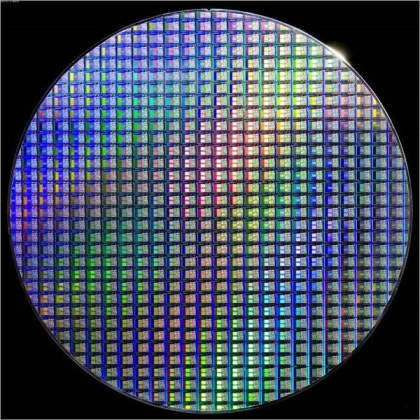
#> input picture 강의_7기_AI응용_2차시_opencv_기하학적 변환/wafer.jpg, 420 x 420 px, found by its file name
$ jupyter execute '강의_7기_AI응용_1차시.ipynb'
#> lines starting #> are read from the running program, lines starting #| are printed output that depends on the picture; after the words box and inside, x2 and y2 are one past the last pixel; in counts of white or black regions, pixels touching at a corner belong together
1. 색상에 대해서 히스토그램 그리기
2. 색상에 대한 마스크 적용하기

[cell 1]
import os
import numpy as np
import cv2

import matplotlib.pyplot as plt

[cell 2]
path = '/home/kim/Desktop/AI_cours/data/wafer.jpg'

[cell 3]
src = cv2.imread(path)
#> src is the input picture: shape (420, 420, 3); mean B, G, R 94.1, 76.8, 68.7

[cell 4]
src_rgb = cv2.cvtColor(src, cv2.COLOR_BGR2RGB)

[cell 5]
src_gray = cv2.cvtColor(src, cv2.COLOR_BGR2GRAY)
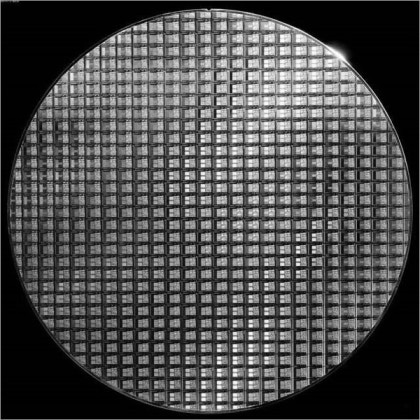
#> src_gray: shape (420, 420); min 0, max 255, mean 76.3

[cell 6]
src = src_gray

[cell 7]
# cv2.calcHist(이미지리스트, 채널번호리스트, 마스크, 히스토그램크기리스트, 픽셀값범위리스트)
hist = cv2.calcHist([src], [0], None, [256], [0,256])
#> hist = 256 values, max 27511 at index 1, min 1 at index 255, mean 689.1
# 0번 채널, None: 마스크 설정이 None(전체 이미지 사용)
# [256] bin(계급구간)개수 (0~255 픽셀값을 256개 구간으로 나눔)

# 즉 히스토그램은 256x1 행렬 형태로 반환됨
# 각 값마다 해당 픽셀값을 가진 픽셀의 개수가 저장되어 있음

[cell 8]
hist[0]
#> Out = [10619]

[cell 9]
hist[255]
#> Out = [1]

[cell 10]
np.max(hist)
# 인덱스 뽑기
np.argmax(hist)
#> Out = 1

[cell 11]
hist[1,0] / hist.max()
#> Out = 1

[cell 12]
100 - (hist[1,0] / hist.max()) * 100
#> Out = 0

[cell 13]
hist.shape
#> Out = (256, 1)

[cell 14]
plt.plot(hist)
plt.xlim([0,256])
plt.title('Grayscale Histogram')
plt.xlabel('Pixel value')
plt.ylabel('Number of pixels')
plt.show()
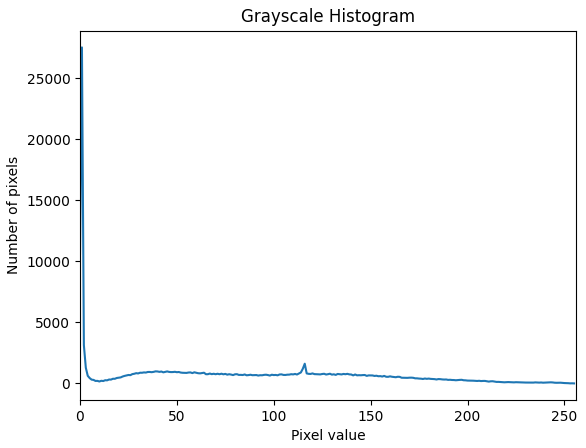
#> figure drawn by matplotlib, 1 panel; curve peaks at x = 1, y = 27511

[cell 15]
src.ravel() # 1차원 배열로 변환

[cell 16]
plt.hist(src.ravel(), bins=256, range=[0,256])
plt.title('Grayscale Histogram using plt.hist()')
plt.xlabel('Pixel value')
plt.ylabel('Number of pixels')
plt.show()
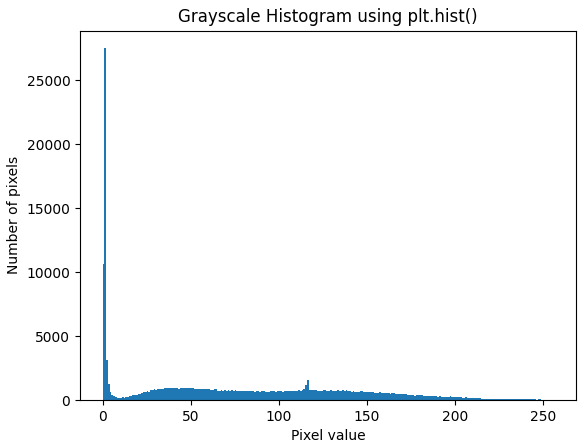
#> figure drawn by matplotlib, 1 panel; tallest bar 27511 high, from x = 1 to 2

[cell 17]
hist[0,0]
#> Out = 10619

[cell 18]
image_bg = np.full((100,256),255,dtype=np.uint8)
for x in range(256):
    cv2.line(image_bg,(x,100), (x,100-int(hist[x,0]*100/hist.max())),0)
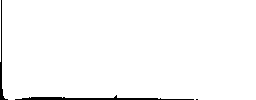
#> image_bg: shape (100, 256); 98% white; 3 black regions (1 under 20 px), largest, box (x1, y1, x2, y2) and area: (15, 95, 194, 100) 356, (0, 0, 8, 100) 158

plt.imshow(image_bg,cmap='gray')
plt.show()

# x, y
# 이미지에서 array 행렬 일때 [y, x] 형태로 접근함
# cv에서 포인트는 (x, y) 형태로 접근함
# shape의 (y, x) 형태로 반환됨

마스크 (색상 마스크)

[cell 19]
# 색공간 (HSV)

image = cv2.imread(path)
cv2.cvtColor(image, cv2.COLOR_BGR2HSV)

fig, axes = plt.subplots(1,2, figsize=(15,5))
axes[0].imshow(cv2.cvtColor(image, cv2.COLOR_BGR2RGB))
axes[0].set_title('Original Image (RGB)')
image_hsv = cv2.cvtColor(image, cv2.COLOR_BGR2HSV)
#> image_hsv: shape (420, 420, 3); mean H, S, V 76.9, 87.8, 101.4
# HSV(Hue 색, Saturation 채도, Value 명도)
axes[1].imshow(image_hsv)
axes[1].set_title('Converted Image (HSV)')
plt.show()

[cell 20]
image_hsv.shape
#> Out = (420, 420, 3)

[cell 21]
lower_blue = np.array([90,50,50])
high_blue = np.array([130,255,255])

mask = cv2.inRange(image_hsv, lower_blue, high_blue) # 특정 범위 내에 있으면 255, 아니면 0
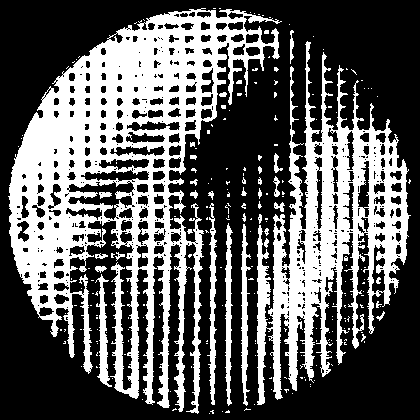
#> mask: shape (420, 420); 36.3% white; 229 white regions (196 under 20 px), largest, box (x1, y1, x2, y2) and area: (8, 8, 282, 414) 38581, (257, 41, 411, 405) 20283, (207, 203, 217, 405) 896

# bitwise_and(원본이미지, 원본이미지, mask=마스크이미지)
result = cv2.bitwise_and(image, image, mask=mask)
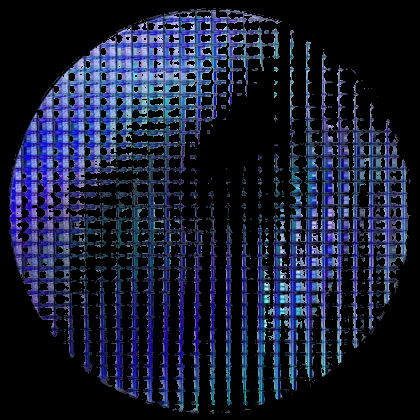
#> result: shape (420, 420, 3); mean B, G, R 49.6, 29.4, 24.2
result_rgb = cv2.cvtColor(result, cv2.COLOR_BGR2RGB)

plt.imshow(result_rgb)
plt.show()
